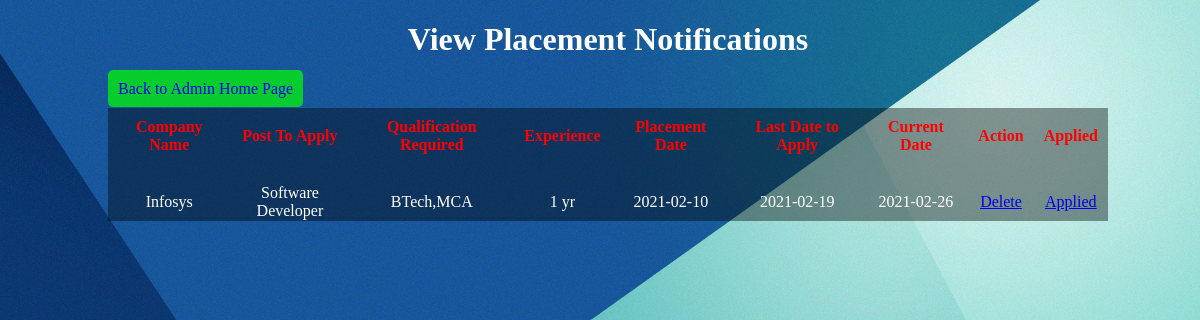
Screenshot of /academy_management_system-master/admin_view_notification.php with the database file from the repository.
### tables this page shows
CREATE TABLE `plcementnotificatiob_tb` (
  `noti_id` int(10) NOT NULL,
  `company_name` varchar(40) NOT NULL,
  `company_post` varchar(30) NOT NULL,
  `expeirience` varchar(10) NOT NULL,
  `add_date` date NOT NULL,
  `plcement_date` date NOT NULL,
  `last_date_to_apply` date NOT NULL,
  `qualifications` varchar(60) NOT NULL,
  `login_id` int(10) NOT NULL
);

### academy_management_system-master/admin_view_notification.php (the view, shortened to what this page needs)
<?php
	require('db_connectivity.php');
?>
<!DOCTYPE html>
<html>
	<head>
		<link rel="stylesheet" href="css/view_table.css">
	</head>
	<body class="table">
	 <div>
	    <h1>View Placement Notifications</h1>
			  	<a class="add_new" href='admin_home.php'>Back to Admin Home Page</a>
		<table>
			<thead>
				<tr>
					<th>Company Name</th>
					<th>Post To Apply</th>
					<th>Qualification Required</th>
					<th>Experience</th>
					<th>Placement Date</th>
					<th>Last Date to Apply</th>
					<th>Current Date</th>
					<th>Action</th>
					<th>Applied</th>
				</tr>
			</thead>
			<tbody>
				<?php
					$sql="select * from plcementnotificatiob_tb";
					if(mysqli_query($mysql,$sql))
					{
						$result=mysqli_query($mysql,$sql);
						if(mysqli_num_rows($result)>0)
						{
							while($row=mysqli_fetch_assoc($result))
							{
								echo "<tr>
									<td>".$row['company_name']."</td>
									<td>".$row['company_post']."</td>
									<td>".$row['qualifications']." </td>
									<td>".$row['expeirience']."</td>
									<td>".$row['plcement_date']."</td>
									<td>".$row['last_date_to_apply']."</td>
									<td>".$row['add_date']."</td>
									<td><a href=delete_noti.php?id=".$row['noti_id'].">Delete</a></td>
									<td><a href=applied_students.php?id=".$row['noti_id'].">Applied</a></td>
									</tr>";
							}
						}
					}
				?>
			</tbody>
		</table>
	  </div>
	</body>
</html>

### academy_management_system-master/css/view_table.css (style rules this page uses)
.table { background-image:url("../img/stud2.jpg"); background-size:cover; background-repeat:no-repeat; width:100%; }
h1 { text-align:center; color:white; }
table { border:0px solid; border-collapse:collapse; background-color:rgba(0,0,0,0.4); width:1000px; height:auto; margin-left:100px; padding:10px; margin-top:10px; }
th { margin-top:100px; border:0px solid; border-collapse:collapse; text-align:center; color:red; padding:10px; }
td { padding-top:20px; border:0px solid; margin-top:50px; border-collapse:collapse; text-align:center; color:white; }
.add_new { border:0px solid; text-decoration:none; border-radius:5px; background-color:rgba(0,255,0,0.7); margin-left:100px; width:100px; height:auto; padding:10px; }

### rows the page displays
plcementnotificatiob_tb: company_name "Infosys", company_post "Software Developer", qualifications "BTech,MCA", expeirience "1 yr", plcement_date "2021-02-10", last_date_to_apply "2021-02-19", add_date "2021-02-26"
